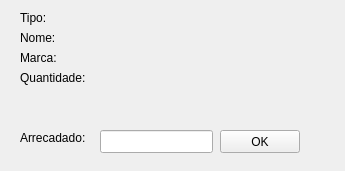
<?xml version="1.0" encoding="UTF-8"?>
<ui version="4.0">
 <class>Form</class>
 <widget class="QWidget" name="Form">
  <property name="geometry">
   <rect>
    <x>0</x>
    <y>0</y>
    <width>345</width>
    <height>171</height>
   </rect>
  </property>
  <property name="windowTitle">
   <string>Form</string>
  </property>
  <widget class="QLabel" name="label">
   <property name="geometry">
    <rect>
     <x>20</x>
     <y>30</y>
     <width>59</width>
     <height>15</height>
    </rect>
   </property>
   <property name="text">
    <string>Nome:</string>
   </property>
  </widget>
  <widget class="QLabel" name="label_2">
   <property name="geometry">
    <rect>
     <x>20</x>
     <y>50</y>
     <width>59</width>
     <height>15</height>
    </rect>
   </property>
   <property name="text">
    <string>Marca:</string>
   </property>
  </widget>
  <widget class="QLabel" name="label_3">
   <property name="geometry">
    <rect>
     <x>20</x>
     <y>10</y>
     <width>59</width>
     <height>15</height>
    </rect>
   </property>
   <property name="text">
    <string>Tipo:</string>
   </property>
  </widget>
  <widget class="QLabel" name="label_4">
   <property name="geometry">
    <rect>
     <x>20</x>
     <y>70</y>
     <width>81</width>
     <height>16</height>
    </rect>
   </property>
   <property name="text">
    <string>Quantidade:</string>
   </property>
  </widget>
  <widget class="QLabel" name="label_5">
   <property name="geometry">
    <rect>
     <x>20</x>
     <y>130</y>
     <width>81</width>
     <height>16</height>
    </rect>
   </property>
   <property name="text">
    <string>Arrecadado:</string>
   </property>
  </widget>
  <widget class="QLineEdit" name="edit_qtd">
   <property name="geometry">
    <rect>
     <x>100</x>
     <y>130</y>
     <width>113</width>
     <height>23</height>
    </rect>
   </property>
  </widget>
  <widget class="QPushButton" name="btn_ok">
   <property name="geometry">
    <rect>
     <x>220</x>
     <y>130</y>
     <width>80</width>
     <height>23</height>
    </rect>
   </property>
   <property name="text">
    <string>OK</string>
   </property>
  </widget>
  <widget class="QLabel" name="label_tipo">
   <property name="geometry">
    <rect>
     <x>60</x>
     <y>10</y>
     <width>221</width>
     <height>16</height>
    </rect>
   </property>
   <property name="text">
    <string/>
   </property>
  </widget>
  <widget class="QLabel" name="label_nome">
   <property name="geometry">
    <rect>
     <x>70</x>
     <y>30</y>
     <width>211</width>
     <height>16</height>
    </rect>
   </property>
   <property name="text">
    <string/>
   </property>
  </widget>
  <widget class="QLabel" name="label_marca">
   <property name="geometry">
    <rect>
     <x>70</x>
     <y>50</y>
     <width>281</width>
     <height>16</height>
    </rect>
   </property>
   <property name="text">
    <string/>
   </property>
  </widget>
  <widget class="QLabel" name="label_valor">
   <property name="geometry">
    <rect>
     <x>100</x>
     <y>70</y>
     <width>81</width>
     <height>16</height>
    </rect>
   </property>
   <property name="text">
    <string/>
   </property>
  </widget>
  <widget class="QLabel" name="label_unidade">
   <property name="geometry">
    <rect>
     <x>220</x>
     <y>70</y>
     <width>81</width>
     <height>16</height>
    </rect>
   </property>
   <property name="text">
    <string/>
   </property>
  </widget>
 </widget>
 <resources/>
 <connections/>
</ui>
